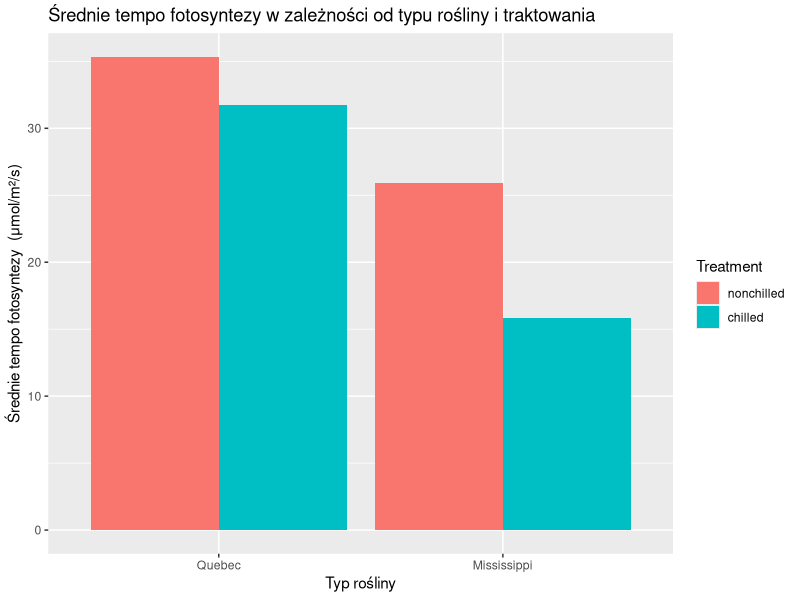
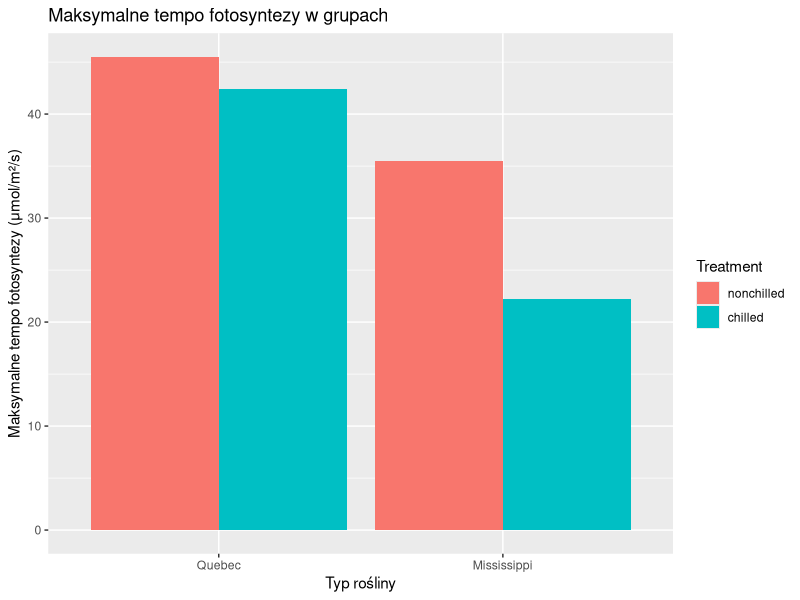
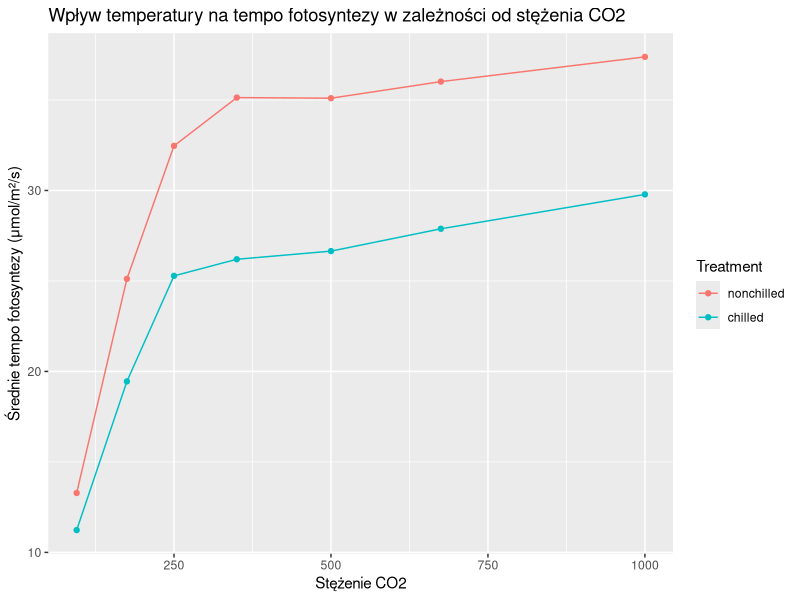
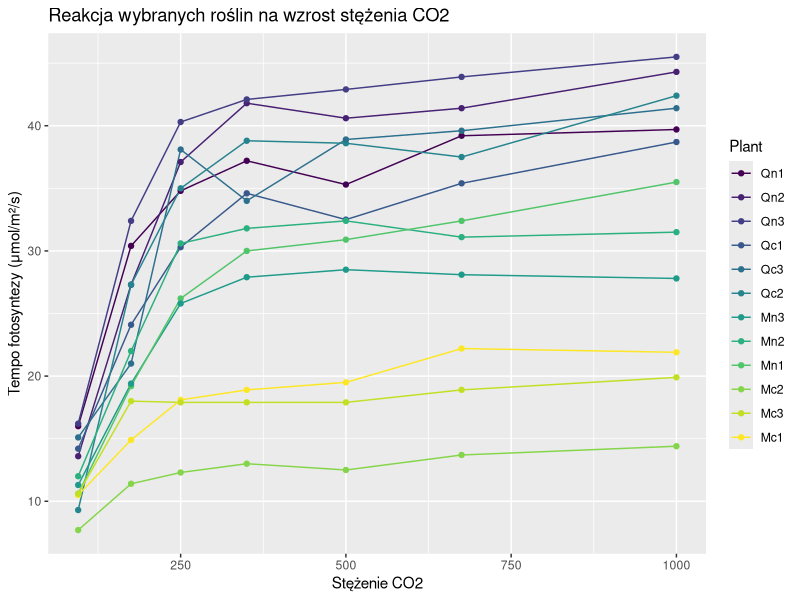
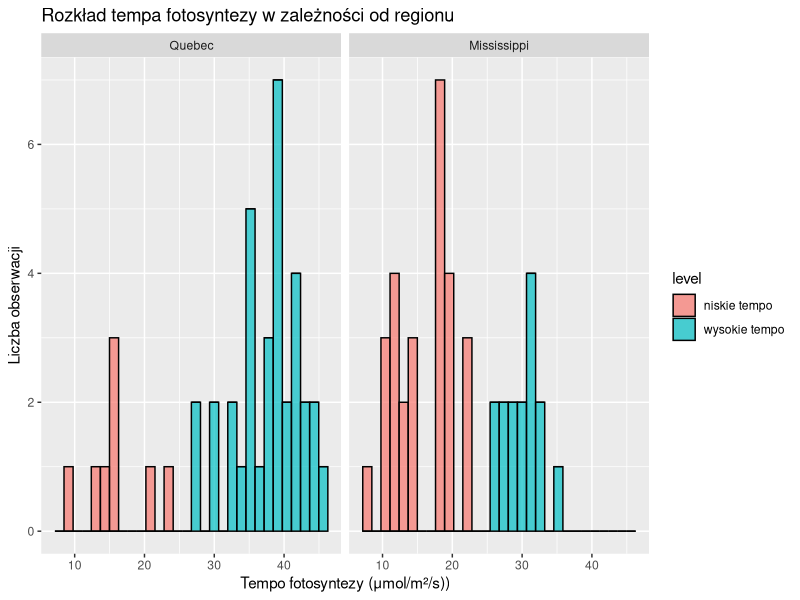

The R script that drew these images, in order:
## ---- chunk 1
library(dplyr)
library(ggplot2)


co2_1=CO2 %>%
  group_by(Type,Treatment) %>%
  summarise(mean= mean(uptake))

ggplot(co2_1, aes(x=Type, y= mean, fill=Treatment)) +
  geom_col(position = "dodge") +
  labs(
    title = "Średnie tempo fotosyntezy w zależności od typu rośliny i traktowania",
    x="Typ rośliny",
    y="Średnie tempo fotosyntezy  (μmol/m²/s)"
  )
## ---- chunk 2
co2_max= CO2 %>%
  group_by(Type, Treatment) %>%
  summarise(max=max(uptake))

ggplot(co2_max, aes(x=Type, y=max, fill=Treatment)) +
  geom_col(position = "dodge") +
  labs(
    title="Maksymalne tempo fotosyntezy w grupach",
    x="Typ rośliny",
    y="Maksymalne tempo fotosyntezy (μmol/m²/s)"
  )

## ---- chunk 3
library(dplyr)
library(ggplot2)

co2_temp= CO2 %>%
  group_by(conc, Treatment) %>%
  summarise(mean_uptake = mean(uptake))

ggplot(co2_temp, aes(x=conc, y=mean_uptake, color= Treatment)) +
  geom_line() +
  geom_point() +
  labs(
    title="Wpływ temperatury na tempo fotosyntezy w zależności od stężenia CO2",
    x="Stężenie CO2",
    y="Średnie tempo fotosyntezy (μmol/m²/s)",
  )
## ---- chunk 4
library(dplyr)
library(ggplot2)


co2_plants= CO2 %>%
  filter(Plant== "Qn1" | Plant== "Qn2" | Plant== "Qn3" | Plant== "Mn1" | Plant== "Mn2" | Plant== "Mn3"|
         Plant== "Qc1" | Plant== "Qc2" | Plant== "Qc3" | Plant== "Mc1" | Plant== "Mc2" | Plant== "Mc3")

ggplot(co2_plants, aes(x= conc, y= uptake, color=Plant)) +
  geom_line() +
  geom_point() +
  labs(
    title= "Reakcja wybranych roślin na wzrost stężenia CO2",
    x= "Stężenie CO2",
    y= "Tempo fotosyntezy (μmol/m²/s)",
  )
## ---- chunk 5
library(dplyr)
library(ggplot2)

co2_region = CO2 %>%
mutate(level = ifelse(uptake < 25, "niskie tempo", "wysokie tempo"))

ggplot(co2_region, aes(x= uptake, fill= level)) +
  geom_histogram(color = "black", alpha = 0.7) +
  facet_wrap(~ Type) +
  labs(
    title= "Rozkład tempa fotosyntezy w zależności od regionu",
    x= "Tempo fotosyntezy (μmol/m²/s))",
    y= "Liczba obserwacji",
  )
